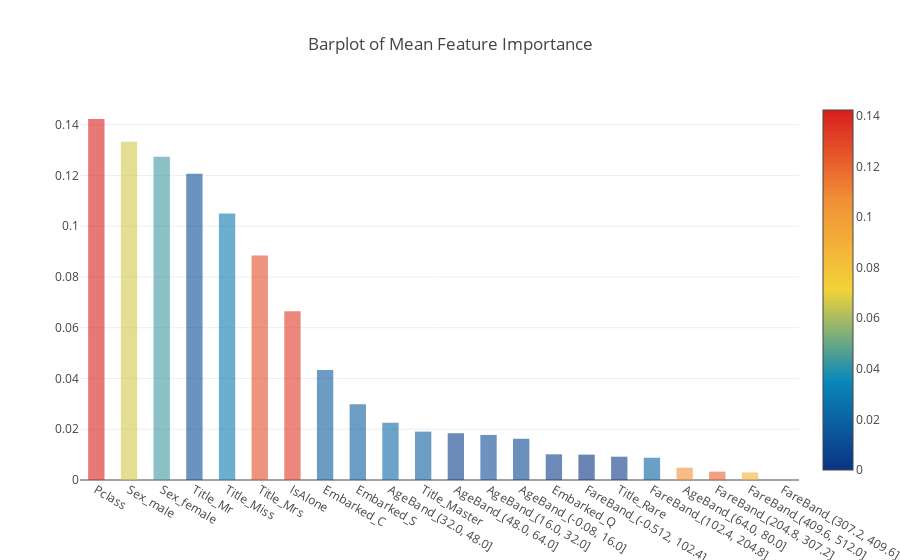

The notebook cell this image was saved under:
### Markdown cell above
**Plotly Barplot of Average  Feature Importance**

### Code cell
y = feature_dataframe.sort_values(by='mean', ascending=False)['mean'].values
x = feature_dataframe.sort_values(by='mean', ascending=False)['features'].values
data = [go.Bar(
    x=x,
    y=y,
    width=0.5,
    marker=dict(
        color = feature_dataframe['mean'].values,
        colorscale='Portland',
        showscale=True,
        reversescale=False
    ),
    opacity=0.6    
)]

layout = go.Layout(
    autosize=True,
    title='Barplot of Mean Feature Importance',
        #hovermode='closest',
        #xaxis = dict(
        #    title = 'Pop',
        #    ticklen = 5,
        #    zeroline = False,
        #    gridwidth = 2,
        #),
        #yaxis = dict(
        #    title = 'Feature Importance',
        #   ticklen = 5,
        #    gridwidth = 2,
        #),
        #showlegend = False
)
fig = go.Figure(data=data, layout=layout)
py.iplot(fig, filename='bar-direct-labels')

### Figure 1 — Plotly figure (JSON) as saved in the notebook; plotly's stock layout.template omitted (floating-point values rounded to 4 significant figures)
{"data": [{"marker": {"color": [0.1422, 0.06649, 0.04336, 0.01012, 0.02981, 0.1273, 0.1333, 0.01625, 0.01776, 0.0226, 0.01844, 0.004845, 0.01, 0.008773, 0.003289, 0, 0.002993, 0.01908, 0.105, 0.1207, 0.08848, 0.009182], "colorscale": "Portland", "reversescale": false, "showscale": true}, "opacity": 0.6, "type": "bar", "width": 0.5, "x": ["Pclass", "Sex_male", "Sex_female", "Title_Mr", "Title_Miss", "Title_Mrs", "IsAlone", "Embarked_C", "Embarked_S", "AgeBand_(32.0, 48.0]", "Title_Master", "AgeBand_(48.0, 64.0]", "AgeBand_(16.0, 32.0]", "AgeBand_(-0.08, 16.0]", "Embarked_Q", "FareBand_(-0.512, 102.4]", "Title_Rare", "FareBand_(102.4, 204.8]", "AgeBand_(64.0, 80.0]", "FareBand_(204.8, 307.2]", "FareBand_(409.6, 512.0]", "FareBand_(307.2, 409.6]"], "y": [0.1422, 0.1333, 0.1273, 0.1207, 0.105, 0.08848, 0.06649, 0.04336, 0.02981, 0.0226, 0.01908, 0.01844, 0.01776, 0.01625, 0.01012, 0.01, 0.009182, 0.008773, 0.004845, 0.003289, 0.002993, 0]}], "layout": {"autosize": true, "title": "Barplot of Mean Feature Importance"}}
